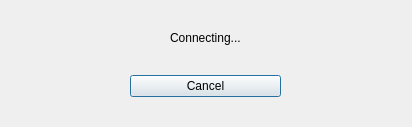
<?xml version="1.0" encoding="UTF-8"?>
<ui version="4.0">
 <class>ConnectingDialogClass</class>
 <widget class="QDialog" name="ConnectingDialogClass">
  <property name="geometry">
   <rect>
    <x>0</x>
    <y>0</y>
    <width>412</width>
    <height>127</height>
   </rect>
  </property>
  <property name="windowTitle">
   <string>Dialog</string>
  </property>
  <widget class="QWidget" name="layoutWidget">
   <property name="geometry">
    <rect>
     <x>130</x>
     <y>70</y>
     <width>151</width>
     <height>33</height>
    </rect>
   </property>
   <layout class="QHBoxLayout">
    <property name="spacing">
     <number>6</number>
    </property>
    <property name="leftMargin">
     <number>0</number>
    </property>
    <property name="topMargin">
     <number>0</number>
    </property>
    <property name="rightMargin">
     <number>0</number>
    </property>
    <property name="bottomMargin">
     <number>0</number>
    </property>
    <item>
     <widget class="QPushButton" name="cancelButton">
      <property name="text">
       <string>Cancel</string>
      </property>
     </widget>
    </item>
   </layout>
  </widget>
  <widget class="QLabel" name="label">
   <property name="geometry">
    <rect>
     <x>170</x>
     <y>30</y>
     <width>131</width>
     <height>16</height>
    </rect>
   </property>
   <property name="text">
    <string>Connecting...</string>
   </property>
  </widget>
 </widget>
 <resources/>
 <connections>
  <connection>
   <sender>cancelButton</sender>
   <signal>clicked()</signal>
   <receiver>ConnectingDialogClass</receiver>
   <slot>reject()</slot>
   <hints>
    <hint type="sourcelabel">
     <x>369</x>
     <y>253</y>
    </hint>
    <hint type="destinationlabel">
     <x>179</x>
     <y>282</y>
    </hint>
   </hints>
  </connection>
 </connections>
</ui>
